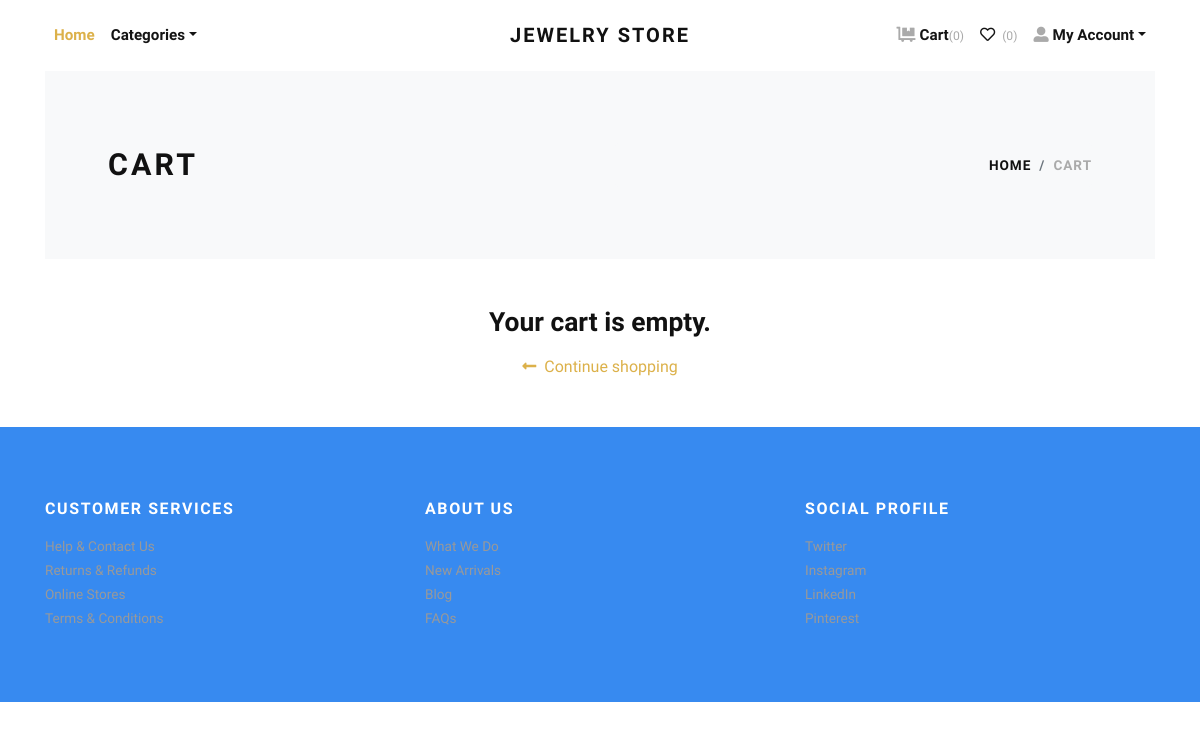
The page /cart/ (signed in) on the database as committed earlier.
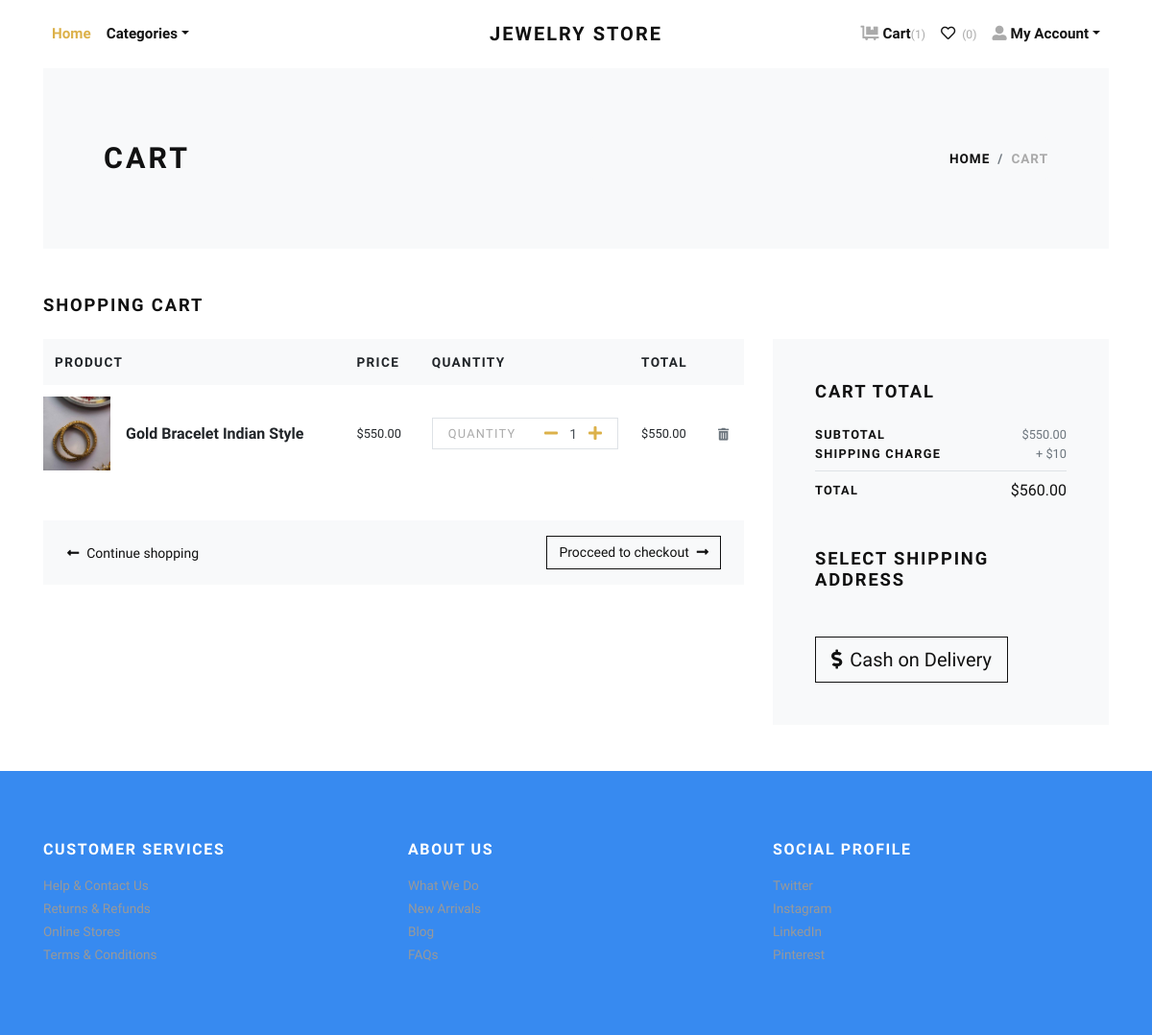
The same page on the database as committed later.
### store/models.py (models this page shows, shortened)
class Cart(models.Model):
    user = models.ForeignKey(User, verbose_name="User", on_delete=models.CASCADE)
    product = models.ForeignKey(Product, verbose_name="Product", on_delete=models.CASCADE)
    quantity = models.PositiveIntegerField(default=1, verbose_name="Quantity")
    created_at = models.DateTimeField(auto_now_add=True, verbose_name="Created Date")
    updated_at = models.DateTimeField(auto_now=True, verbose_name="Updated Date")
    @property
    def total_price(self):
        return self.quantity * self.product.price

class Product(models.Model):
    title = models.CharField(max_length=150, verbose_name="Product Title")
    slug = models.SlugField(max_length=160, verbose_name="Product Slug")
    sku = models.CharField(max_length=255, unique=True, verbose_name="Unique Product ID (SKU)")
    short_description = models.TextField(verbose_name="Short Description")
    detail_description = models.TextField(blank=True, null=True, verbose_name="Detail Description")
    product_image = models.ImageField(upload_to='product', blank=True, null=True, verbose_name="Product Image")
    price = models.DecimalField(max_digits=8, decimal_places=2)
    category = models.ForeignKey(Category, verbose_name="Product Categoy", on_delete=models.CASCADE)
    is_active = models.BooleanField(verbose_name="Is Active?")
    is_featured = models.BooleanField(verbose_name="Is Featured?")
    created_at = models.DateTimeField(auto_now_add=True, verbose_name="Created Date")
    updated_at = models.DateTimeField(auto_now=True, verbose_name="Updated Date")
    class Meta:
        verbose_name_plural = 'Products'
        ordering = ('-created_at', )

### store/views.py (the view)
# urls.py: path('cart/', views.cart, name="cart"),
@login_required
def cart(request):
    user = request.user
    cart_products = Cart.objects.filter(user=user)
    amount = decimal.Decimal(0)
    shipping_amount = decimal.Decimal(10)
    cp = [p for p in Cart.objects.all() if p.user==user]
    if cp:
        for p in cp:
            temp_amount = (p.quantity * p.product.price)
            amount += temp_amount
    addresses = Address.objects.filter(user=user)
    context = {
        'cart_products': cart_products,
        'amount': amount,
        'shipping_amount': shipping_amount,
        'total_amount': amount + shipping_amount,
        'addresses': addresses,
    }
    return render(request, 'store/cart.html', context)

### templates/store/cart.html (shortened to what this page needs)
{% extends 'base.html' %}
{% load static %}
{% load humanize %}
    {% block content %}
      <div class="container">
        <section class="py-5 bg-light">
          <div class="container">
            <div class="row px-4 px-lg-5 py-lg-4 align-items-center">
              <div class="col-lg-6">
                <h1 class="h2 text-uppercase mb-0">Cart</h1>
              </div>
              <div class="col-lg-6 text-lg-right">
                <nav aria-label="breadcrumb">
                  <ol class="breadcrumb justify-content-lg-end mb-0 px-0">
                    <li class="breadcrumb-item"><a href="index.html">Home</a></li>
                    <li class="breadcrumb-item active" aria-current="page">Cart</li>
                  </ol>
                </nav>
              </div>
            </div>
          </div>
        </section>
        {% if cart_products %}
        <section class="py-5">
          <h2 class="h5 text-uppercase mb-4">Shopping cart</h2>
          <div class="row">
            <div class="col-lg-8 mb-4 mb-lg-0">
              <div class="table-responsive mb-4">
                <table class="table">
                  <thead class="bg-light">
                    <tr>
                      <th class="border-0" scope="col"> <strong class="text-small text-uppercase">Product</strong></th>
                      <th class="border-0" scope="col"> <strong class="text-small text-uppercase">Price</strong></th>
                      <th class="border-0" scope="col"> <strong class="text-small text-uppercase">Quantity</strong></th>
                      <th class="border-0" scope="col"> <strong class="text-small text-uppercase">Total</strong></th>
                      <th class="border-0" scope="col"> </th>
                    </tr>
                  </thead>
                  <tbody>
                    {% for cart_product in cart_products %}
                    <tr>
                      <th class="pl-0 border-0" scope="row">
                        <div class="media align-items-center">
                          {% if cart_product.product.product_image %}
                            <a class="reset-anchor d-block animsition-link" href="{% url 'store:product-detail' cart_product.product.slug %}"><img src="{{cart_product.product.product_image.url}}" alt="{{cart_product.product.title}}" width="70"/></a>
                          {% else %}
                            <a class="reset-anchor d-block animsition-link" href="{% url 'store:product-detail' cart_product.product.slug %}"><img src="{% static 'img/product-detail-3.jpg' %}" alt="{{cart_product.product.title}}" width="70"/></a>
                          {% endif %}
                          <div class="media-body ml-3"><strong class="h6"><a class="reset-anchor animsition-link" href="{% url 'store:product-detail' cart_product.product.slug %}">{{cart_product.product.title}}</a></strong></div>
                        </div>
                      </th>
                      <td class="align-middle border-0">
                        <p class="mb-0 small">${{cart_product.product.price}}</p>
                      </td>
                      <td class="align-middle border-0">
                        <div class="border d-flex align-items-center justify-content-between px-3"><span class="small text-uppercase text-gray headings-font-family">Quantity</span>
                          <div class="quantity">
                            <a href="{% url 'store:minus-cart' cart_product.id %}" class="dec-btn p-0 ml-2"><i class="fas fa-minus"></i></a>
                            <input class="form-control form-control-sm border-0 shadow-0 p-0" type="text" value="{{cart_product.quantity}}"/>
                            <a href="{% url 'store:plus-cart' cart_product.id %}" class="inc-btn p-0"><i class="fas fa-plus"></i></a>
                          </div>
                        </div>
                      </td>
                      <td class="align-middle border-0">
                        <p class="mb-0 small">${{cart_product.total_price|intcomma}}</p>
                      </td>
                      <td class="align-middle border-0"><a class="reset-anchor" href="{% url 'store:remove-cart' cart_product.id %}"><i class="fas fa-trash-alt small text-muted"></i></a></td>
                    </tr>
                    {% endfor %}
                  </tbody>
                </table>
              </div>
              <div class="bg-light px-4 py-3">
                <div class="row align-items-center text-center">
                  <div class="col-md-6 mb-3 mb-md-0 text-md-left"><a class="btn btn-link p-0 text-dark btn-sm" href="{% url 'store:home' %}"><i class="fas fa-long-arrow-alt-left mr-2"> </i>Continue shopping</a></div>
                  <div class="col-md-6 text-md-right"><a class="btn btn-outline-dark btn-sm" href="checkout.html">Procceed to checkout<i class="fas fa-long-arrow-alt-right ml-2"></i></a></div>
                </div>
              </div>
            </div>
            <div class="col-lg-4">
              <div class="card border-0 rounded-0 p-lg-4 bg-light">
                <div class="card-body">
                  <h5 class="text-uppercase mb-4">Cart total</h5>
                  <ul class="list-unstyled mb-0">
                    <li class="d-flex align-items-center justify-content-between"><strong class="text-uppercase small font-weight-bold">Subtotal</strong><span class="text-muted small">${{amount|intcomma}}</span></li>
                    <li class="d-flex align-items-center justify-content-between"><strong class="text-uppercase small font-weight-bold">Shipping Charge</strong><span class="text-muted small">+ ${{shipping_amount}}</span></li>
                    <li class="border-bottom my-2"></li>
                    <li class="d-flex align-items-center justify-content-between mb-4"><strong class="text-uppercase small font-weight-bold">Total</strong><span>${{total_amount|intcomma}}</span></li>
                  </ul>
                  <h5 class="text-uppercase my-5">Select Shipping Address</h5>
                  <form action="{% url 'store:checkout' %}" id="myform">
                    <button type="submit" class="btn btn-dark btn-lg btn-outline-dark" type="submit"> <i class="fas fa-dollar-sign mr-2"></i>Cash on Delivery</button>
                  </form>
                </div>
              </div>
            </div>
          </div>
        </section>
        {% else %}
          <div class="text-center py-5">
            <h3 class="mb-3">Your cart is empty.</h3>
            <a href="{% url 'store:home' %}"><i class="fas fa-long-arrow-alt-left mr-2"> </i>Continue shopping</a>
          </div>
        {% endif %}
      </div>
      {% endblock content %}

### templates/base.html (shortened to what this page needs)
{% load static %}
<!DOCTYPE html>
<html>
<head>
    <link rel="stylesheet" href="{% static 'vendor/bootstrap/css/bootstrap.min.css' %}">
    <link rel="stylesheet" href="{% static 'vendor/lightbox2/css/lightbox.min.css' %}">
    <link rel="stylesheet" href="{% static 'vendor/nouislider/nouislider.min.css' %}">
    <link rel="stylesheet" href="{% static 'vendor/bootstrap-select/css/bootstrap-select.min.css' %}">
    <link rel="stylesheet" href="{% static 'vendor/owl.carousel2/assets/owl.carousel.min.css' %}">
    <link rel="stylesheet" href="{% static 'vendor/owl.carousel2/assets/owl.theme.default.css' %}">
    <link rel="stylesheet" href="{% static 'css/style.default.css' %}" id="theme-stylesheet">
    <link rel="stylesheet" href="{% static 'css/custom.css' %}">
</head>
<body>
    <div class="page-holder">
        {% include 'navbar.html' %} {% block content %} {% endblock content %} {% block payment-gateway %}{% endblock payment-gateway %} {% include 'footer.html' %} {% include 'scripts.html' %}

### templates/navbar.html (shortened to what this page needs)
{% load static %}
<header class="header bg-white">
    <div class="container px-0 px-lg-3">
        <nav class="navbar navbar-expand-lg navbar-light py-3 px-lg-0"><a class="navbar-brand" href="{% url 'store:home' %}"><span class="font-weight-bold text-uppercase text-dark">Jewelry Store</span></a>
            <div class="collapse navbar-collapse" id="navbarSupportedContent">
                <ul class="navbar-nav mr-auto">
                    <li class="nav-item">
                        <a class="nav-link active" href="{% url 'store:home' %}">Home</a>
                    </li>
                    <li class="nav-item dropdown"><a class="nav-link dropdown-toggle" id="pagesDropdown" href="#" data-toggle="dropdown" aria-haspopup="true" aria-expanded="false">Categories</a>
                    </li>
                </ul>
                <ul class="navbar-nav ml-auto">
                    {% if request.user.is_authenticated %}
                    <li class="nav-item">
                        <a class="nav-link" href="{% url 'store:cart' %}"> <i class="fas fa-dolly-flatbed mr-1 text-gray"></i>Cart<small class="text-gray">({{cart_items.count}})</small></a>
                    </li>
                    <li class="nav-item">
                        <a class="nav-link" href="#"> <i class="far fa-heart mr-1"></i><small class="text-gray"> (0)</small></a>
                    </li>
                    <li class="nav-item dropdown"><a class="nav-link dropdown-toggle" id="pagesDropdown" href="#" data-toggle="dropdown" aria-haspopup="true" aria-expanded="false"><i class="fas fa-user-alt mr-1 text-gray"></i>My Account</a></a>
                    </li>
                    {% else %}
                    <li class="nav-item"><a class="nav-link" href="{% url 'store:login' %}">Login</a></li>
                    <li class="nav-item"><a class="nav-link" href="{% url 'store:register' %}">Create Account</a></li>
                    {% endif %}
                </ul>
                </div>
        </nav>
        </div>
</header>

### templates/footer.html
<footer class="text-white" style="background-color: #378AF0; color: #fff;">
    <div class="container py-4">
        <div class="row py-5">
            <div class="col-md-4 mb-3 mb-md-0">
                <h6 class="text-uppercase mb-3">Customer services</h6>
                <ul class="list-unstyled mb-0">
                    <li><a class="footer-link" href="#">Help &amp; Contact Us</a></li>
                    <li><a class="footer-link" href="#">Returns &amp; Refunds</a></li>
                    <li><a class="footer-link" href="#">Online Stores</a></li>
                    <li><a class="footer-link" href="#">Terms &amp; Conditions</a></li>
                </ul>
            </div>
            <div class="col-md-4 mb-3 mb-md-0">
                <h6 class="text-uppercase mb-3">About Us</h6>
                <ul class="list-unstyled mb-0">
                    <li><a class="footer-link" href="#">What We Do</a></li>
                    <li><a class="footer-link" href="#">New Arrivals</a></li>
                    <li><a class="footer-link" href="#">Blog</a></li>
                    <li><a class="footer-link" href="#">FAQs</a></li>
                </ul>
            </div>
            <div class="col-md-4">
                <h6 class="text-uppercase mb-3">Social Profile</h6>
                <ul class="list-unstyled mb-0">
                    <li><a class="footer-link" href="#">Twitter</a></li>
                    <li><a class="footer-link" href="#">Instagram</a></li>
                    <li><a class="footer-link" href="#">LinkedIn</a></li>
                    <li><a class="footer-link" href="#">Pinterest</a></li>
                </ul>
            </div>
        </div>
    </div>
</footer>

### templates/scripts.html (shortened to what this page needs)
{% load static %}
<link rel="stylesheet" href="https://use.fontawesome.com/releases/v5.7.1/css/all.css">
</div>
</body>
</html>

Rows that differ between the two databases and show on the page:
added Cart: product.product_image (picture), product "Gold Bracelet Indian Style", product.price "550.00", quantity "1", total_price "550.00"
Other text that changed with them:
{{ cart_items.count }}: "0" → "1"
{{ amount|intcomma }}: (not shown) → "550.00"
{{ shipping_amount }}: (not shown) → "10"
{{ total_amount|intcomma }}: (not shown) → "560.00"
text no longer shown: "Your cart is empty."
text now shown: "SHOPPING CART PRODUCT PRICE QUANTITY TOTAL Procceed to checkout CART TOTAL SUBTOTAL $ SHIPPING CHARGE + $ TOTAL $ SELECT SHIPPING ADDRESS Cash on Delivery"
